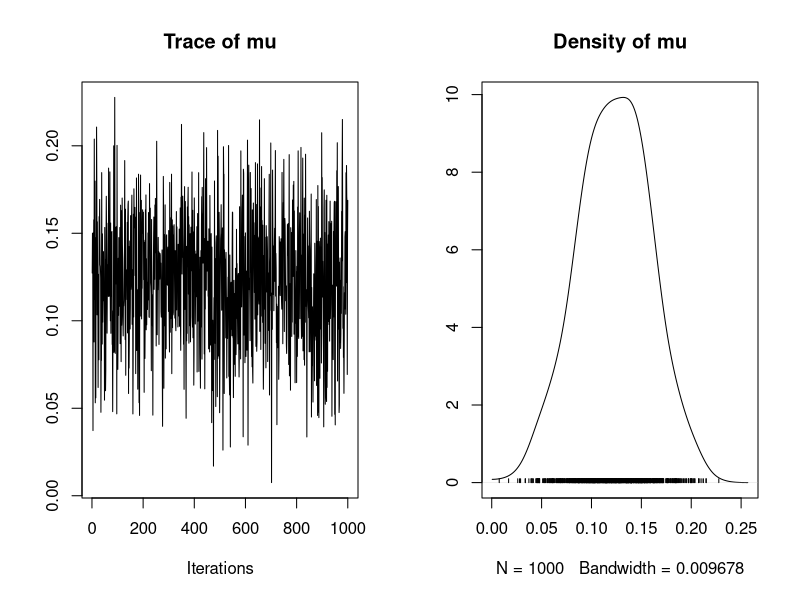
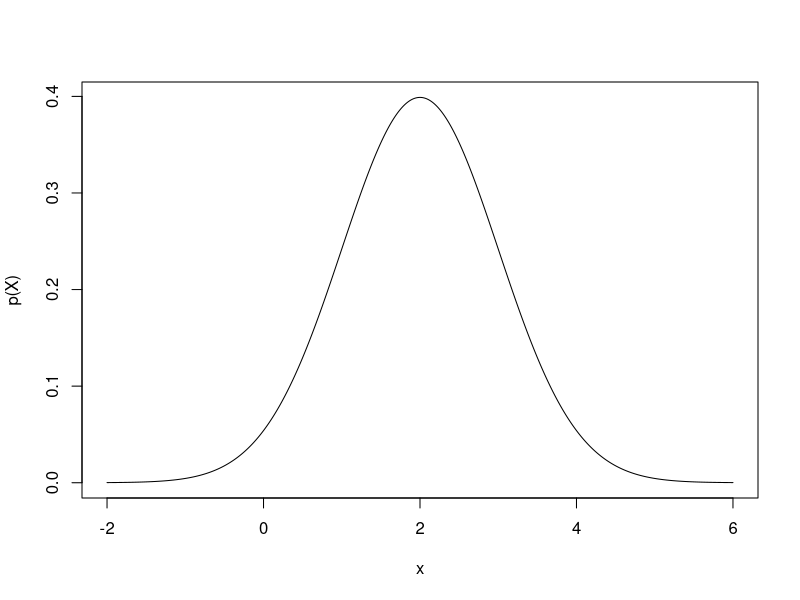

R code for these plots, in order:
## MCMC for conjugate Normal distribution
# 19/10/2017

# Prior distiribution of theta has a mean of 0 and variance of 1
# Observation of data has an unknown mean and a variance of 1

####################################################### 
## Use MCMCpack as a comparison for my manual method ##
#######################################################

# Test my manual method against this
library("MCMCpack")
# The data, known variance of data, prior mean of mu, prior variance of mu, number of MC draws
# don't know mean of data!
x <- seq(-2, 6, 0.01)
D <- dnorm(x, 2, 1) # A vector of observed data
mcmc_package <- MCnormalnormal(D, 1, 0, 1, mc = 1000)
plot(mcmc_package)
var(mcmc_package)
mean(mcmc_package)

######################
## My manual method ##
######################

# Use the same test data as for MCMCpack
plot(x, D, type='l', ylab="p(X)", xlab="x")
